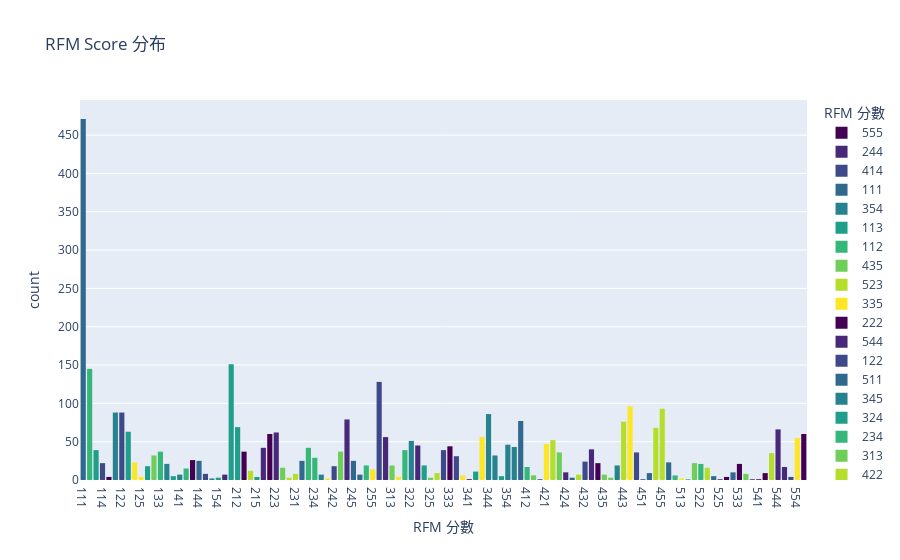

Here is the notebook cell this chart was saved with:
### Code cell
import plotly.express as px

fig = px.histogram(rfm_filtered, x='RFM_Score', color='RFM_Score',
                   title='RFM Score 分布',
                   labels={'RFM_Score': 'RFM 分數'},
                   color_discrete_sequence=px.colors.sequential.Viridis)

fig.update_layout(xaxis=dict(categoryorder='category ascending'))
fig.show()
